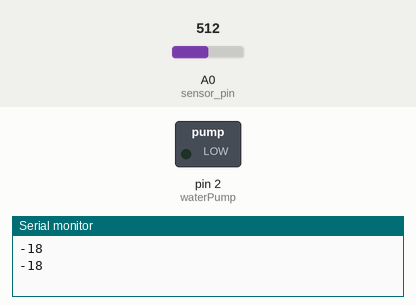
Bench run of a sketch on a simulated Arduino Uno, built with avr-gcc and run on an emulated ATmega328P. Parts: switched loads named in the sketch (green lamp = pin HIGH), the last lines printed to the serial monitor. Dashed ring = blinking. The test bench sets the inputs (shaded band); at power-on: A0 (sensor_pin) = 512.

Above: at 1.8 s.
1.9 s: A0 (sensor_pin) set to 307
3.4 s: A0 (sensor_pin) set to 285
At 4.4 s:
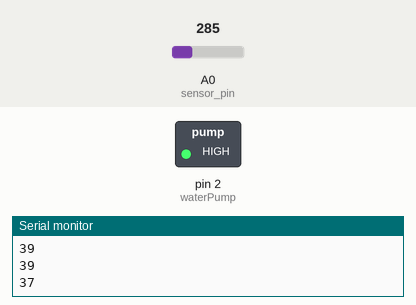
9.0 s: A0 (sensor_pin) set to 290
Timing chart, 0 to 14.1 s (numbered marks = the images above; inputs shaded):
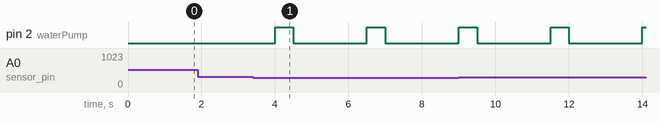

The sketch:

moistSensor_and_pump.ino
```cpp
int sensor_pin = A0;
int waterPump = 2;
int sensor_val = 0;
int threshold = 300;
const int MAX_SENS_VAL = 770;

void setup() {
  Serial.begin(9600);
  pinMode(sensor_pin, INPUT);
  pinMode(waterPump, OUTPUT);
  digitalWrite(waterPump, LOW);
}

void loop() {
  sensor_val = analogRead(sensor_pin);
  Serial.println(sensor_val*100/MAX_SENS_VAL);
  if (sensor_val <= threshold){
    digitalWrite(waterPump, HIGH);
    delay(500);
    digitalWrite(waterPump, LOW);
    delay(2000);

  }
  else delay(1000);
}
```

Measured:
- the behaviour switches between 301 and 300 on A0 (sensor_pin) (found by bisection; images 0 and 1)
- after the input at 3.4 s, pin 2 (waterPump): alternates HIGH for 0.50 s and LOW for 2.0 s, starting after 0.60 s
